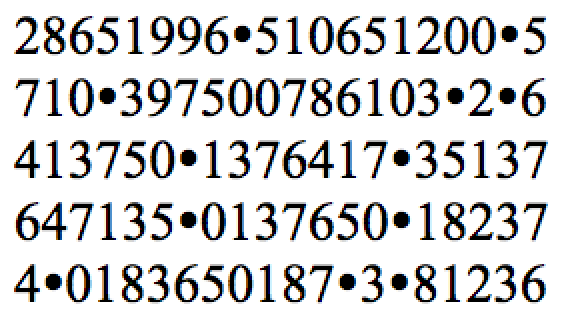
#> input picture images/samples/roman1.png, 566 x 320 px
$ python number_detection.py
#> lines starting #> are read from the running program, lines starting #| are printed output that depends on the picture; after the words box and inside, x2 and y2 are one past the last pixel; in counts of white or black regions, pixels touching at a corner belong together
__author__ = 'ashleyng'

import cv2
import numpy as np

FILE_NAME = "roman1"


def main():
    image = cv2.imread("images/samples/" + FILE_NAME + ".png")
#> image is the input picture: shape (320, 566, 3); mean B, G, R 212.5, 212.2, 212.5
    gray_image = cv2.cvtColor(image, cv2.COLOR_BGR2GRAY)
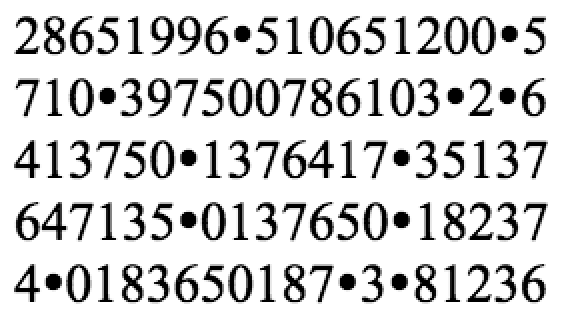
#> gray_image: shape (320, 566); min 0, max 255, mean 212.3
    blur = cv2.GaussianBlur(gray_image, (5, 5), 0)
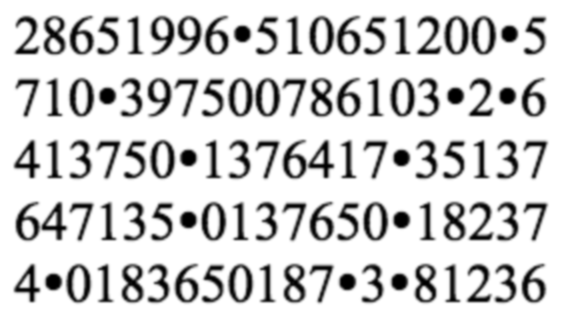
#> blur: shape (320, 566); min 0, max 255, mean 212.4

    retval, thresh = cv2.threshold(src=blur,
                                   thresh=127,
                                   maxval=225,
                                   type=cv2.THRESH_BINARY)
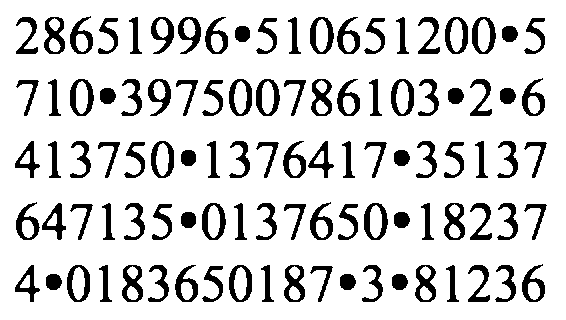
#> thresh: shape (320, 566); values 0 (black) and 225 (white), 83.8% white; 100 black regions
    contours, heirarchy = cv2.findContours(image=thresh,
                                           mode=cv2.RETR_TREE,
                                           method=cv2.CHAIN_APPROX_NONE)
#> contours = 142 contours; largest, box (x1, y1, x2, y2) and area: (0, 0, 566, 320) 180235, (363, 202, 389, 241) 768, (201, 202, 227, 241) 768, (255, 78, 281, 117) 768, (69, 78, 95, 117) 768

    samples = np.empty((0, 100))
    key_responses = []
    # add ascii values of numbers and the letter d (for dot)
    keys = [i for i in range(48, 58)]
    keys.append(100)

    # draw contours
    for contour in contours:
        area = cv2.contourArea(contour)
        # upperbounds: for contour of whole image
        # lowerbounds: get rid of inner circles in 8, 9 etc. except for 0, b/c too big
        # and will get rid of dot
        if area < 1000 and area > 150:
            x, y, w, h = cv2.boundingRect(contour)
            cv2.rectangle(img=image,
                          pt1=(x, y),
                          pt2=(x+w, y+h),
                          color=(0, 255, 0),
                          thickness=2)

            # show number
            individual_number = image[y:y+h, x:x+w]
            thresh_individual_image = thresh[y:y+h, x:x+w]
            individual_number_small = cv2.resize(thresh_individual_image, (10, 10))
            cv2.imshow("number", individual_number)
            key = cv2.waitKey(0)

            # take in keys
            if key == 27:
                break
            elif key in keys:
                key_responses.append(key)
                # print individual_number_small
                sample = individual_number_small.reshape((1, 100))
                samples = np.append(samples, sample, 0)
#> this loop made 2 passes; (key Esc is pressed on pass 2)
#> (area, x, y, w, h) on pass 2: (235, 391, 273, 18, 18)
#> area on pass 1: 180235
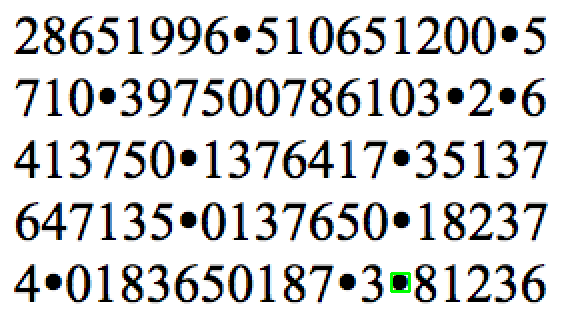
#> image: shape (320, 566, 3); 0.12% of pixels changed, all inside (x1, y1, x2, y2) = (390, 272, 411, 293)
#> after the loop, key_responses = []

    cv2.imwrite("images/contours/" + FILE_NAME + ".png", image)
    cv2.destroyAllWindows()

    # save files
    key_responses = np.array(key_responses, np.float32)
#> key_responses = empty array
    key_responses = key_responses.reshape((key_responses.size, 1))
    np.savetxt('data/' + FILE_NAME + '_samples.data', samples)
    np.savetxt('data/' + FILE_NAME + '_responses.data', key_responses)


if __name__ == "__main__":
    main()

$ run again, with images/samples/roman2.png copied over images/samples/roman1.png
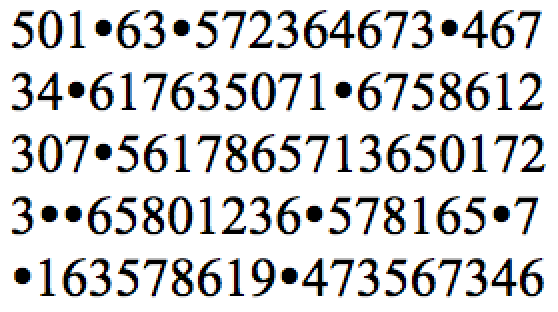
#> input picture images/samples/roman2.png, 558 x 312 px
#> in main, image is the input picture: shape (312, 558, 3); mean B, G, R 211.1, 210.9, 211.1
#> in main, `retval, thresh = cv2.threshold(src=blur, thresh=127, maxval=225, type=..`:
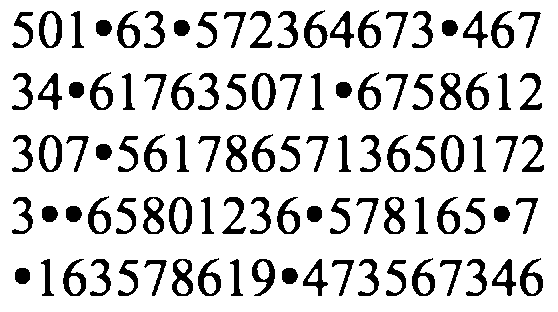
#> thresh: shape (312, 558); values 0 (black) and 225 (white), 83.3% white; 100 black regions
#> contours = 140 contours; largest, box (x1, y1, x2, y2) and area: (0, 0, 558, 312) 173227, (251, 72, 277, 111) 768, (168, 196, 193, 235) 758, (440, 134, 465, 173) 758, (38, 134, 63, 173) 758
#> the loop in main, `for contour in contours:` made 2 passes; (key Esc is pressed on pass 2)
#> (area, x, y, w, h) on pass 2: (235, 281, 267, 18, 18)
#> after the loop in main, `for contour in contours:`:
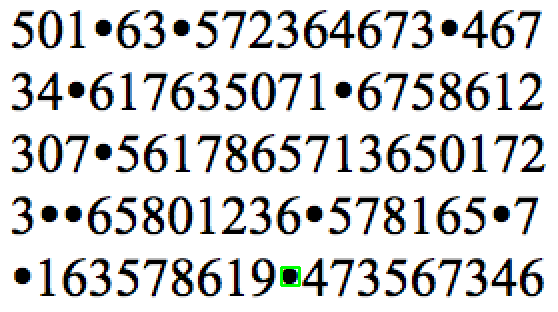
#> image: shape (312, 558, 3); 0.12% of pixels changed, all inside (x1, y1, x2, y2) = (280, 266, 301, 287)
#> after the loop in main, `for contour in contours:`: key_responses = []
#> in main, `key_responses = np.array(key_responses, np.float32)`: key_responses = empty array

$ run again, with images/samples/roman3.png copied over images/samples/roman1.png
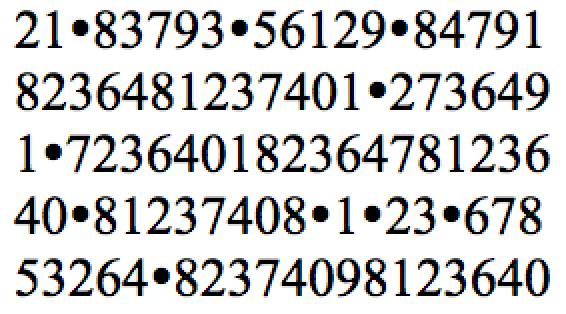
#> input picture images/samples/roman3.png, 566 x 314 px
#> in main, image is the input picture: shape (314, 566, 3); mean B, G, R 210.2, 209.9, 210.1
#> in main, `retval, thresh = cv2.threshold(src=blur, thresh=127, maxval=225, type=..`:
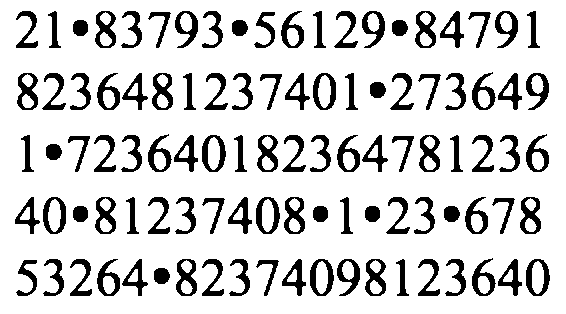
#> thresh: shape (314, 566); values 0 (black) and 225 (white), 82.8% white; 100 black regions
#> contours = 154 contours; largest, box (x1, y1, x2, y2) and area: (0, 0, 566, 314) 176845, (525, 258, 551, 297) 768, (309, 258, 335, 297) 768, (255, 196, 281, 235) 768, (201, 134, 227, 173) 768
#> the loop in main, `for contour in contours:` made 2 passes; (key Esc is pressed on pass 2)
#> (area, x, y, w, h) on pass 2: (235, 153, 267, 18, 18)
#> after the loop in main, `for contour in contours:`:
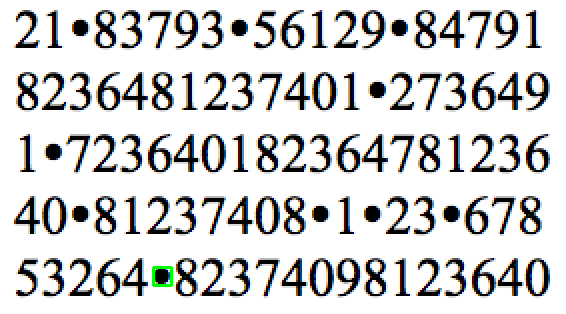
#> image: shape (314, 566, 3); 0.12% of pixels changed, all inside (x1, y1, x2, y2) = (152, 266, 173, 287)
#> after the loop in main, `for contour in contours:`: key_responses = []
#> in main, `key_responses = np.array(key_responses, np.float32)`: key_responses = empty array

$ run again, with images/samples/abadi.png copied over images/samples/roman1.png
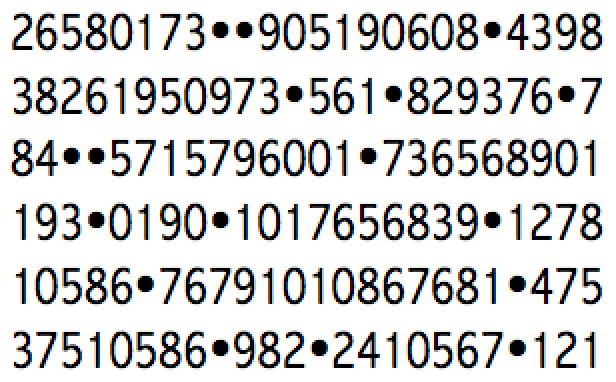
#> input picture images/samples/abadi.png, 616 x 382 px
#> in main, image is the input picture: shape (382, 616, 3); mean B, G, R 211.1, 211, 211
#> in main, `retval, thresh = cv2.threshold(src=blur, thresh=127, maxval=225, type=..`:
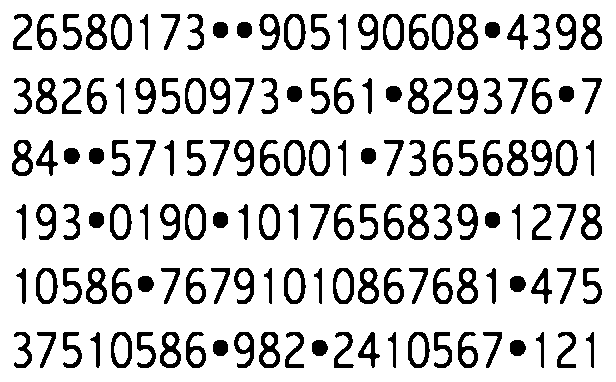
#> thresh: shape (382, 616); values 0 (black) and 225 (white), 83.1% white; 144 black regions
#> contours = 222 contours; largest, box (x1, y1, x2, y2) and area: (0, 0, 616, 382) 234315, (407, 331, 431, 369) 702, (283, 267, 307, 305) 702, (35, 267, 59, 305) 702, (109, 203, 133, 241) 702
#> the loop in main, `for contour in contours:` made 2 passes; (key Esc is pressed on pass 2)
#> (area, x, y, w, h) on pass 2: (235, 509, 339, 18, 18)
#> after the loop in main, `for contour in contours:`:
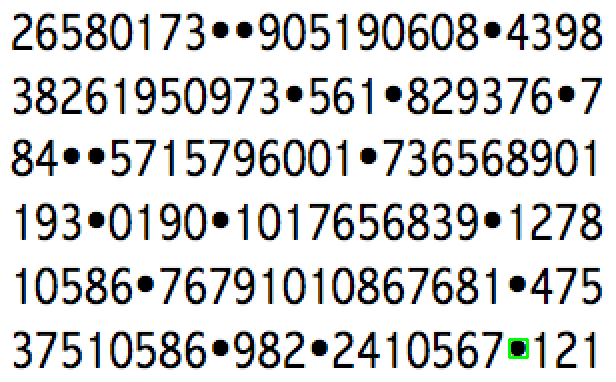
#> image: shape (382, 616, 3); 0.09% of pixels changed, all inside (x1, y1, x2, y2) = (508, 338, 529, 359)
#> after the loop in main, `for contour in contours:`: key_responses = []
#> in main, `key_responses = np.array(key_responses, np.float32)`: key_responses = empty array
